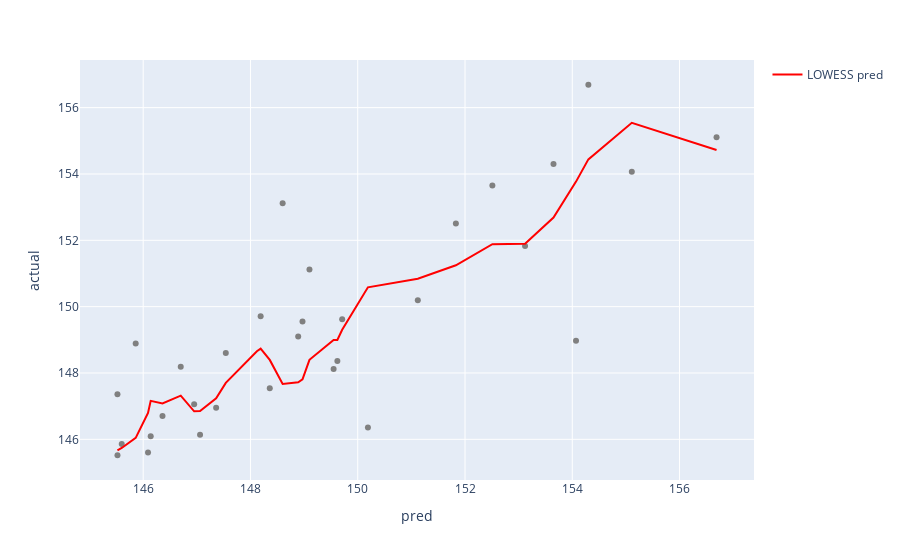

The code cell stored with this chart in its notebook:
### Code cell
lowess = sm.nonparametric.lowess
y_hat_lowess = lowess(pred_df['pred'].values, pred_df['actual'].values, frac=0.2)
fig = px.scatter(pred_df, x=pred_df['pred'], y=pred_df['actual'], color_discrete_sequence=['grey'])
fig.add_traces(go.Scatter(x=y_hat_lowess[:, 0], y=y_hat_lowess[:, 1], name='LOWESS pred',  line=dict(color='red')))
fig.show()

### Figure 1 — Plotly figure (JSON) as saved in the notebook; plotly's stock layout.template omitted (floating-point values rounded to 4 significant figures)
{"data": [{"hovertemplate": "pred=%{x}<br>actual=%{y}<extra></extra>", "legendgroup": "", "marker": {"color": "grey", "symbol": "circle"}, "mode": "markers", "name": "", "orientation": "v", "showlegend": false, "type": "scatter", "x": [145.5, 145.5, 147.4, 146.9, 147.1, 146.1, 146.1, 145.6, 145.9, 148.9, 149.1, 151.1, 150.2, 146.4, 146.7, 148.2, 149.7, 149.6, 148.4, 147.5, 148.6, 153.1, 151.8, 152.5, 153.6, 154.3, 156.7, 155.1, 154.1, 149.0, 149.6], "xaxis": "x", "y": [145.5, 147.4, 146.9, 147.1, 146.1, 146.1, 145.6, 145.9, 148.9, 149.1, 151.1, 150.2, 146.4, 146.7, 148.2, 149.7, 149.6, 148.4, 147.5, 148.6, 153.1, 151.8, 152.5, 153.6, 154.3, 156.7, 155.1, 154.1, 149.0, 149.6, 148.1], "yaxis": "y"}, {"line": {"color": "red"}, "name": "LOWESS pred", "type": "scatter", "x": [145.5, 145.6, 145.9, 146.1, 146.1, 146.4, 146.7, 146.9, 147.1, 147.4, 147.5, 148.1, 148.2, 148.4, 148.6, 148.9, 149.0, 149.1, 149.6, 149.6, 149.7, 150.2, 151.1, 151.8, 152.5, 153.1, 153.6, 154.1, 154.3, 155.1, 156.7], "y": [145.7, 145.7, 146.0, 146.8, 147.2, 147.1, 147.3, 146.8, 146.9, 147.2, 147.7, 148.7, 148.7, 148.4, 147.7, 147.7, 147.8, 148.4, 149.0, 149.0, 149.3, 150.6, 150.8, 151.2, 151.9, 151.9, 152.7, 153.8, 154.4, 155.5, 154.7]}], "layout": {"legend": {"tracegroupgap": 0}, "margin": {"t": 60}, "xaxis": {"anchor": "y", "domain": [0, 1], "title": {"text": "pred"}}, "yaxis": {"anchor": "x", "domain": [0, 1], "title": {"text": "actual"}}}}
